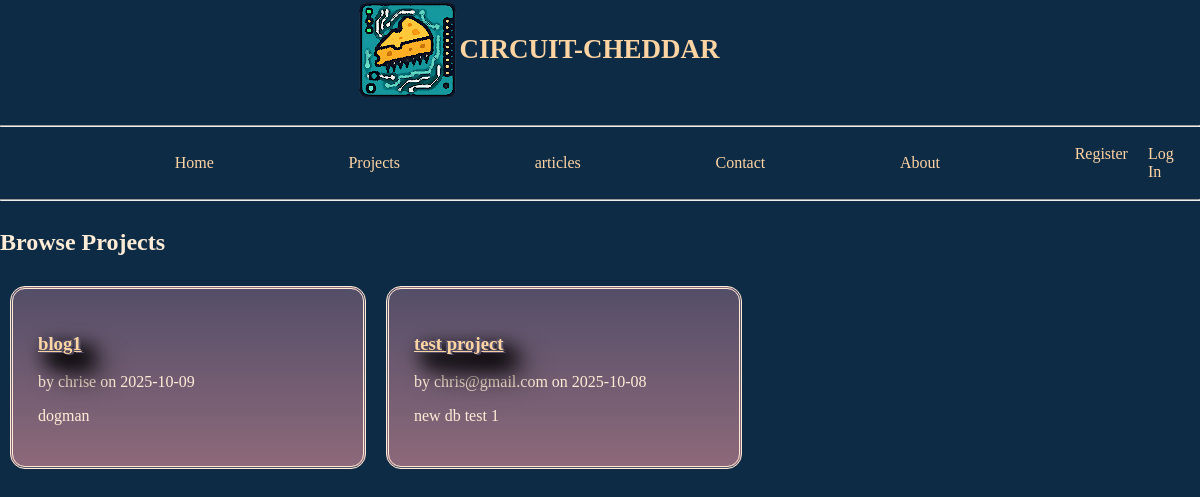
Before: /projects/browse with the older database file.
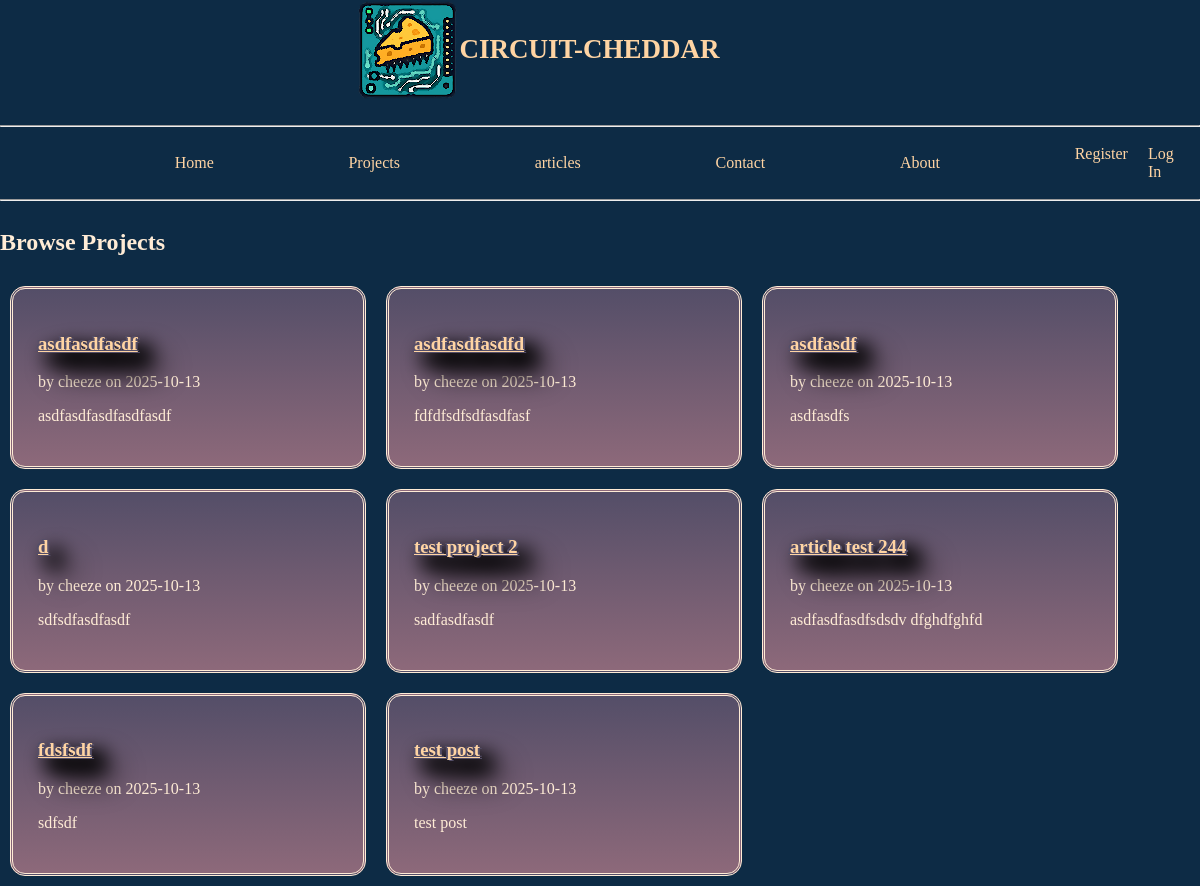
After: the same page with the newer database file.
### tables this page shows
CREATE TABLE post (
    id INTEGER PRIMARY KEY AUTOINCREMENT,
    author_id INTEGER NOT NULL,
    type TEXT NOT NULL DEFAULT 'PROJECT',
    created TIMESTAMP NOT NULL DEFAULT CURRENT_TIMESTAMP,
    title TEXT NOT NULL,
    description TEXT NOT NULL,
    body TEXT NOT NULL,
    thumbnail TEXT,
    FOREIGN KEY (author_id) REFERENCES user (id)
);

CREATE TABLE user (
    id INTEGER PRIMARY KEY AUTOINCREMENT,
    username TEXT UNIQUE NOT NULL,
    password TEXT NOT NULL,
    email TEXT NOT NULL,
    role TEXT NOT NULL DEFAULT 'USER'
);

### app/projects.py (the view)
@bp.route('/browse', methods=('GET', 'POST'))
def browse():
    db = get_db()
    posts = db.execute(
        'SELECT p.id, title, description, body, created, author_id, username'
        ' FROM post p JOIN user u ON p.author_id = u.id'
        ' ORDER BY created DESC'
    ).fetchall()
    return render_template('projects/browse_all_projects.html', posts=posts)

### app/auth.py (called while the page is built)
@bp.before_app_request
def load_logged_in_user():
    user_id = session.get('user_id')
    if user_id is None:
        g.user = None
    else:
        g.user = get_db().execute('SELECT * FROM user WHERE id = ?',(user_id,)).fetchone()

### app/db.py (called while the page is built)
def get_db():
    if 'db' not in g:
        g.db = sqlite3.connect(
            current_app.config['DATABASE'],
            detect_types=sqlite3.PARSE_DECLTYPES
        )
        g.db.row_factory = sqlite3.Row
    return g.db

### app/templates/projects/browse_all_projects.html (shortened to what this page needs)
{% extends 'base.html' %}
{% block header %}
  <h1>{% block title %}Browse Projects{% endblock %}</h1>
{% endblock %}
{% block content %}
<div class="project_browse_list">
  {% for post in posts %}
    <div class="card">
    <article class="post">
      <header>
        <div>
          <h1><a href="{{ url_for('app/projects.project', id=post['id']) }}">{{ post['title'] }}</a> </h1>
          <div class="about">by {{ post['username'] }} on {{ post['created'].strftime('%Y-%m-%d') }}</div>
        </div>
      </header>
        <span><p>{{ post['description'] }}</p></span>
    </article>
    </div>
  {% endfor %}
</div>
{% endblock %}

### app/templates/base.html (shortened to what this page needs)
<!doctype html>
<link rel="stylesheet" href="{{ url_for('static', filename='./styles.css') }}">
<nav class="topnav">
	<div class="navcenter">
        <div class="navtitle">
  		<img src="{{ url_for('static', filename='images/temp_logo2.png') }}" alt="logo">
            <h1>CIRCUIT-CHEDDAR</h1>
        </div>
        <br>
        <hr>
        <div class="navbar">
            <ul>
                <li><a href="{{ url_for('app/home.index') }}">Home</a></li>
                <li><a href="{{ url_for('app/projects.browse') }}">Projects</a></li>
                <li><a href="{{ url_for('app/articles.browse') }}">articles</a></li>
                <li><a href="#contact">Contact</a></li>
                <li><a href="#about">About</a></li>
            </ul>
            <div class="navlogin">
                <ul>
                    {% if g.user %}
                      <li><span><a href="{{ url_for('app/auth.logout') }}">{{ g.user['username'] }}</a>
                      <li><a href="{{ url_for('app/auth.logout') }}">Log Out</a></span>
                    {% else %}
                      <li><span><a href="{{ url_for('app/auth.register') }}">Register</a>
                      <li><a href="{{ url_for('app/auth.login') }}">Log In</a></span>
                    {% endif %}
                 </ul>
	        </div>
        </div>
  	</div>
  <hr>
</nav>
<section class="content">
  <header>
    {% block header %}{% endblock %}
  </header>
  {% block content %}{% endblock %}
</section>

### app/static/styles.css (style rules this page uses)
.topnav { justify-content: center; align-items: center; width: 100%; overflow: hidden; }
.navtitle { display: flex; justify-content: center; align-items: center; font-size: large; color: var(--darkwhite); margin-right: 125px; }
.navbar { display: flex; justify-content: center; align-items: center; margin-left: 50px; }
.navbar ul { list-style-type: none; margin: 0; padding: 0; display: flex; justify-content: space-evenly; width: 100%; }
.navbar li a { display: block; color: var(--darkwhite); padding: 10px; text-decoration: none; border-radius: 20px; }
.navlogin { margin-right: 15px; }
.card { flex: 0 0 auto; margin: 10px; padding: 25px; min-width: 200px; width: 25%; border-radius: 15px; border-style: double; color: var(--lightwhite); background-image: linear-gradient(to bottom, var(--darkpurple) ,var(--lightPurple)); }
.card h1 { filter: drop-shadow(10px 10px 10px rgba(.9, .1, .5, 0.99)); color: var(--darkwhite); }
.card a { filter: drop-shadow(10px 10px 10px rgba(.9, .1, .5, 0.99)); color: var(--darkwhite); text-shadow: 2px 1px var(--darkpurple), -2px -1px var(--darkpurple); }
.project_browse_list { display: flex; flex-direction: row; flex-flow: wrap; }

Changed rows visible on the page:
removed post: title "blog1", username "chrise", created "2025-10-09", description "dogman"
added post: title "asdfasdfasdf", username "cheeze", created "2025-10-13", description "asdfasdfasdfasdfasdf"
added post: title "asdfasdfasdfd", username "cheeze", created "2025-10-13", description "fdfdfsdfsdfasdfasf"
added post: title "asdfasdf", username "cheeze", created "2025-10-13", description "asdfasdfs"
added post: title "d", username "cheeze", created "2025-10-13", description "sdfsdfasdfasdf"
added post: title "test project 2", username "cheeze", created "2025-10-13", description "sadfasdfasdf"
added post: title "article test 244", username "cheeze", created "2025-10-13", description "asdfasdfasdfsdsdv dfghdfghfd"
added post: title "fdsfsdf", username "cheeze", created "2025-10-13", description "sdfsdf"
changed post: title "test project" → "test post"; username "chris@gmail.com" → "cheeze"; created "2025-10-08" → "2025-10-13"; description "new db test 1" → "test post"
